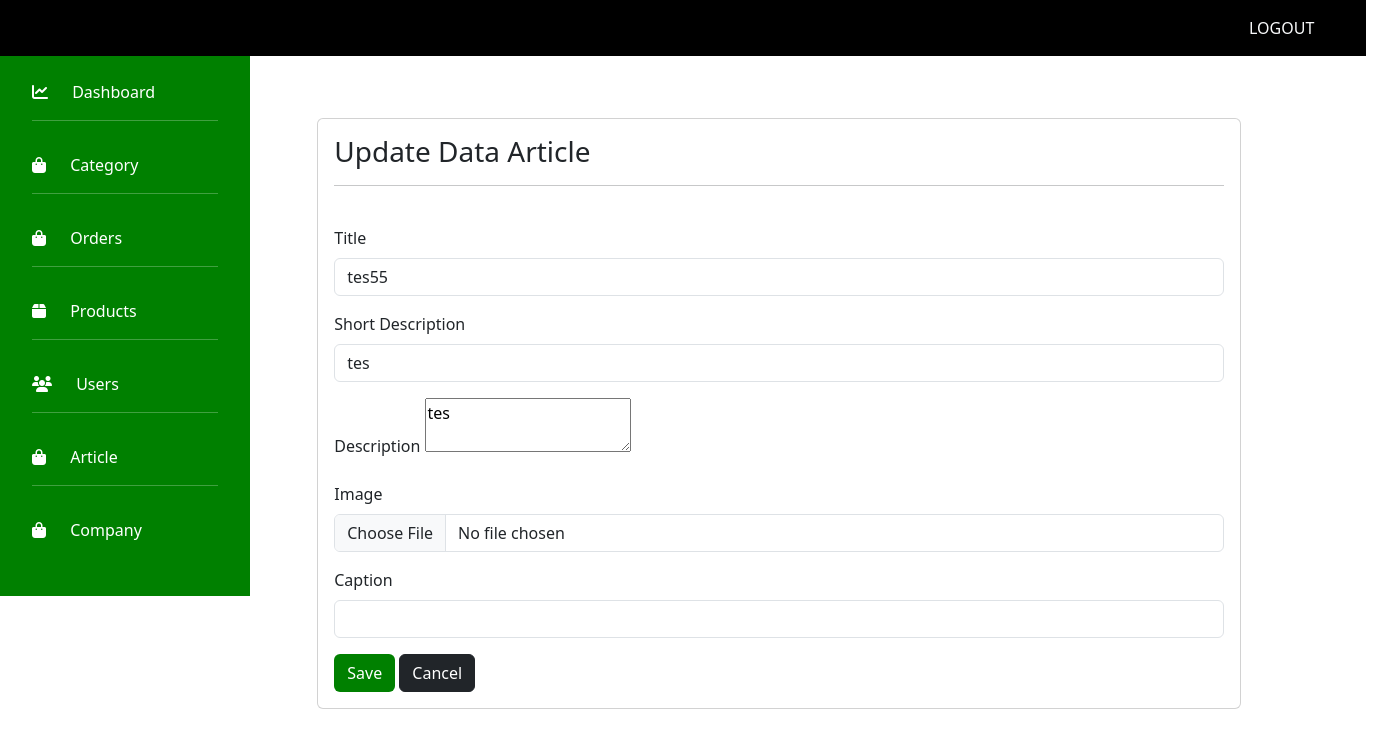
The app's page /admin/index.php?page=article&aksi=edit&id=3 with its own data.
### tables this page shows
CREATE TABLE `article` (
  `id` int(11) NOT NULL,
  `title` varchar(60) NOT NULL,
  `short_description` text NOT NULL,
  `description` text NOT NULL,
  `image` varchar(30) NOT NULL,
  `caption` varchar(60) NOT NULL,
  `visit` int(11) NOT NULL,
  `slug` varchar(120) NOT NULL,
  `created_at` timestamp NOT NULL DEFAULT current_timestamp(),
  `created_by_name` varchar(60) DEFAULT NULL,
  `updated_at` timestamp NULL DEFAULT NULL,
  `updated_by_name` varchar(60) DEFAULT NULL
);

### pages/article/edit.php (the view, shortened to what this page needs)
<?php
$EDIT   ="SELECT * FROM article " or die("Gagal melakukan query !!!".mysqli_error($id));
$HASILEDIT  =   mysqli_query($koneksi, $EDIT);
while ($row =   mysqli_fetch_array($HASILEDIT)) {
$title    = $row['title'];
$description    = $row['description'];
$short_description    = $row['short_description'];
$image    = $row['image'];
$caption    = $row['caption'];
}
?>
  <div class="card">
    <div class="card-body">
      <h3>Update Data Article</h3>
      <hr>
      <br>
      <form method="POST" action="../pages/article/proses_edit.php" enctype="multipart/form-data">
        <div class="mb-3">
          <label class="form-label">Title</label>
          <input type="text" class="form-control" name="title" value="<?php echo $title; ?>">
        </div>
        <div class="mb-3">
          <label class="form-label">Short Description</label>
          <input type="text" class="form-control" name="short_description" value="<?php echo $short_description; ?>">
        </div>
        <div class="mb-3">
          <label class="form-label">Description</label>
          <textarea id="custom" name="description"><?php echo $description; ?></textarea>
        </div>
        <div class="mb-3">
          <label class="form-label">Image</label>
          <input type="file" class="form-control" name="file" value="<?php echo $image; ?>">
        </div>
        <div class="mb-3">
          <label class="form-label">Caption</label>
          <input type="text" class="form-control" name="caption" value="<?php echo $caption; ?>">
        </div>
        <button type="submit" class="btn" style="background-color: #008000; color: white;">Save</button>
        <button type="reset" class="btn btn-dark">Cancel</button>
      </form>
    </div>
  </div>

### records on screen
article: title "tes55", short_description "tes", description "tes"
